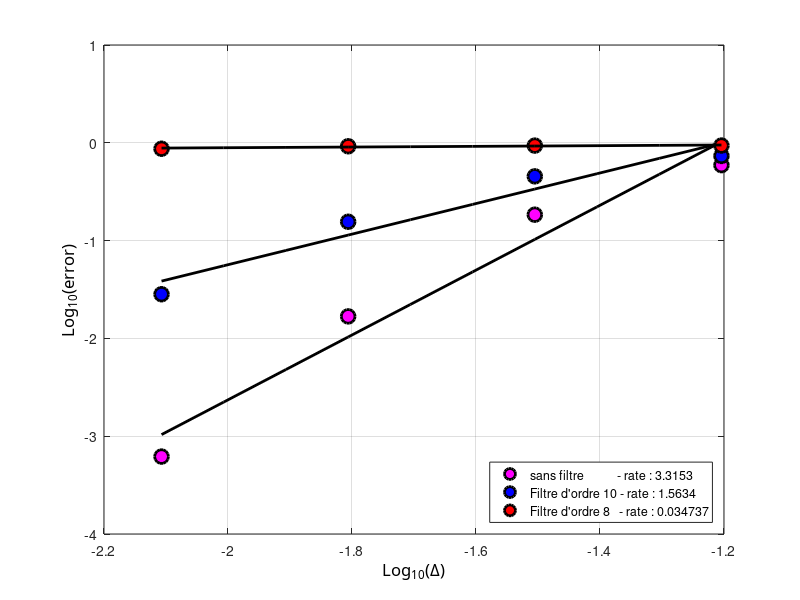

Reproduce this figure in MATLAB.
clc; clear all; close all;

N=[16 32 64 128];
dx=1./N;
e1=[5.0991e-1 1.4492e-1 1.1084e-2 3.8979e-4];
e2=[5.1131e-1 1.4528e-1 1.1094e-2 3.8982e-4];
e3=[5.1918e-1 1.4859e-1 1.1304e-2 9.9221e-4];

e1=[5.9120e-1 1.8406e-1 1.6794e-2 6.1900e-4];
e2=[7.3391e-1 4.5397e-1 1.5584e-1 2.8292e-2];
e3=[9.3716e-1 9.3614e-1 9.2169e-1 8.6938e-1];


ldx=log10(dx);
le1=log10(e1);
le2=log10(e2);
le3=log10(e3);

%% plot 1
figure(11); 
%% curve 1
hl1=plot(ldx,le1,'ok');
set(hl1,'LineWidth',2.0);
set(hl1,'MarkerSize',10);
set(hl1,'MarkerFaceColor','m');
set(hl1,'MarkerEdgeColor','k');

hold on;
[a1,b1]=polyfit(ldx,le1,1);
tt=linspace(min(ldx),max(ldx),10);
lsq1=a1(2)+a1(1)*tt;
% %% courbes...
%hlf1=plot(tt,lsq1,'-r');
hlf1=plot(tt,lsq1,'-k');
set(hlf1,'LineWidth',2.0);


%% curve 2
hl2=plot(ldx,le2,'ok');
set(hl2,'LineWidth',2.0);
set(hl2,'MarkerSize',10);
set(hl2,'MarkerFaceColor','b');
set(hl2,'MarkerEdgeColor','k');

hold on;
[a2,b1]=polyfit(ldx,le2,1);
tt=linspace(min(ldx),max(ldx),10);
lsq1=a2(2)+a2(1)*tt;
% %% courbes...
%hlf2=plot(tt,lsq1,'-b');
hlf2=plot(tt,lsq1,'-k');
set(hlf2,'LineWidth',2.0);

%% curve 3
hl3=plot(ldx,le3,'ok');
set(hl3,'LineWidth',2.0);
set(hl3,'MarkerSize',10);
set(hl3,'MarkerFaceColor','r');
set(hl3,'MarkerEdgeColor','k');

hold on;
[a3,b1]=polyfit(ldx,le3,1);
tt=linspace(min(ldx),max(ldx),10);
lsq1=a3(2)+a3(1)*tt;
% %% courbes...
%hlf3=plot(tt,lsq1,'-g');
hlf3=plot(tt,lsq1,'-k');
set(hlf3,'LineWidth',2.0);

ha=gca;
xa=get(gca,'Xlabel');
set(ha,'Xgrid','on');
set(xa,'String','Log_{10}(\Delta)');
set (xa,'FontName','Calibri');
set(xa,'FontSize',12);

% ylabel
ha=gca;
ya=get(gca,'Ylabel');
set(ha,'Ygrid','on');
set(ya,'String','Log_{10}(error)');
set (ya,'FontName','Calibri');
set(ya,'FontSize',12);

%% legend
legend([hl1,hl2,hl3],{['sans filtre           - rate : ' num2str(a1(1))],['Filtre d''ordre 10 - rate : ' num2str(a2(1))],['Filtre d''ordre 8   - rate : ' num2str(a3(1))]},'Location','SouthEast')
